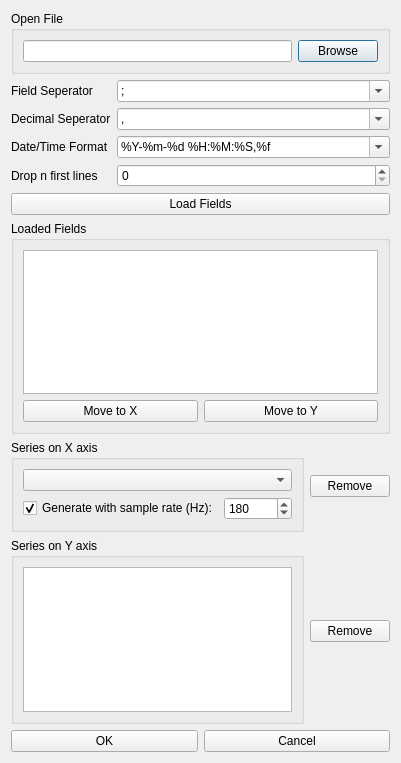
<?xml version="1.0" encoding="UTF-8"?>
<ui version="4.0">
 <class>NewPlot</class>
 <widget class="QDialog" name="NewPlot">
  <property name="geometry">
   <rect>
    <x>0</x>
    <y>0</y>
    <width>401</width>
    <height>763</height>
   </rect>
  </property>
  <property name="windowTitle">
   <string>New Plot</string>
  </property>
  <property name="sizeGripEnabled">
   <bool>false</bool>
  </property>
  <layout class="QVBoxLayout" name="verticalLayout_4">
   <item>
    <widget class="QGroupBox" name="groupBox">
     <property name="title">
      <string>Open File</string>
     </property>
     <layout class="QHBoxLayout" name="horizontalLayout">
      <item>
       <widget class="QLineEdit" name="txtFile"/>
      </item>
      <item>
       <widget class="QPushButton" name="btnBrowse">
        <property name="text">
         <string>Browse</string>
        </property>
       </widget>
      </item>
     </layout>
    </widget>
   </item>
   <item>
    <layout class="QFormLayout" name="formLayout">
     <item row="0" column="0">
      <widget class="QLabel" name="label">
       <property name="frameShape">
        <enum>QFrame::NoFrame</enum>
       </property>
       <property name="frameShadow">
        <enum>QFrame::Plain</enum>
       </property>
       <property name="text">
        <string>Field Seperator</string>
       </property>
      </widget>
     </item>
     <item row="0" column="1">
      <widget class="QComboBox" name="txtSep">
       <property name="editable">
        <bool>true</bool>
       </property>
       <item>
        <property name="text">
         <string>;</string>
        </property>
       </item>
       <item>
        <property name="text">
         <string>,</string>
        </property>
       </item>
       <item>
        <property name="text">
         <string>&lt;tab&gt;</string>
        </property>
       </item>
      </widget>
     </item>
     <item row="1" column="0">
      <widget class="QLabel" name="label_2">
       <property name="text">
        <string>Decimal Seperator</string>
       </property>
      </widget>
     </item>
     <item row="1" column="1">
      <widget class="QComboBox" name="txtDecimal">
       <property name="editable">
        <bool>true</bool>
       </property>
       <item>
        <property name="text">
         <string>,</string>
        </property>
       </item>
       <item>
        <property name="text">
         <string>.</string>
        </property>
       </item>
      </widget>
     </item>
     <item row="2" column="0">
      <widget class="QLabel" name="label_7">
       <property name="text">
        <string>Date/Time Format</string>
       </property>
      </widget>
     </item>
     <item row="2" column="1">
      <widget class="QComboBox" name="txtDateTime">
       <property name="editable">
        <bool>true</bool>
       </property>
       <item>
        <property name="text">
         <string>%Y-%m-%d %H:%M:%S,%f</string>
        </property>
       </item>
       <item>
        <property name="text">
         <string>%Y-%m-%d %H:%M:%S.%f</string>
        </property>
       </item>
       <item>
        <property name="text">
         <string>%H:%M</string>
        </property>
       </item>
       <item>
        <property name="text">
         <string>&lt;seconds&gt;</string>
        </property>
       </item>
       <item>
        <property name="text">
         <string>&lt;milliseconds&gt;</string>
        </property>
       </item>
       <item>
        <property name="text">
         <string>&lt;nanoseconds&gt;</string>
        </property>
       </item>
       <item>
        <property name="text">
         <string>&lt;infer&gt;</string>
        </property>
       </item>
      </widget>
     </item>
     <item row="3" column="0">
      <widget class="QLabel" name="label_3">
       <property name="text">
        <string>Drop n first lines</string>
       </property>
      </widget>
     </item>
     <item row="3" column="1">
      <widget class="QSpinBox" name="spnLinedrop"/>
     </item>
    </layout>
   </item>
   <item>
    <widget class="QPushButton" name="btnLoad">
     <property name="text">
      <string>Load Fields</string>
     </property>
    </widget>
   </item>
   <item>
    <widget class="QGroupBox" name="groupBox_2">
     <property name="title">
      <string>Loaded Fields</string>
     </property>
     <layout class="QVBoxLayout" name="verticalLayout">
      <item>
       <widget class="QTableView" name="lstVAll">
        <property name="selectionMode">
         <enum>QAbstractItemView::MultiSelection</enum>
        </property>
       </widget>
      </item>
      <item>
       <layout class="QHBoxLayout" name="horizontalLayout">
        <item>
         <widget class="QPushButton" name="btnToX">
          <property name="text">
           <string>Move to X</string>
          </property>
         </widget>
        </item>
        <item>
         <widget class="QPushButton" name="btnToY">
          <property name="text">
           <string>Move to Y</string>
          </property>
         </widget>
        </item>
       </layout>
      </item>
     </layout>
    </widget>
   </item>
   <item>
    <layout class="QGridLayout" name="gridLayout">
     <item row="2" column="0">
      <layout class="QHBoxLayout" name="horizontalLayout_6"/>
     </item>
     <item row="1" column="1">
      <widget class="QGroupBox" name="groupBox_5">
       <property name="title">
        <string>Series on Y axis</string>
       </property>
       <layout class="QVBoxLayout" name="verticalLayout_7">
        <item>
         <widget class="QListView" name="lstVY">
          <property name="selectionMode">
           <enum>QAbstractItemView::MultiSelection</enum>
          </property>
         </widget>
        </item>
       </layout>
      </widget>
     </item>
     <item row="0" column="1">
      <widget class="QGroupBox" name="groupBox_6">
       <property name="title">
        <string>Series on X axis</string>
       </property>
       <layout class="QVBoxLayout" name="verticalLayout_8">
        <item>
         <layout class="QVBoxLayout" name="verticalLayout_2">
          <item>
           <widget class="QComboBox" name="lstVX">
            <property name="maxCount">
             <number>4</number>
            </property>
           </widget>
          </item>
          <item>
           <layout class="QHBoxLayout" name="horizontalLayout_2">
            <item>
             <widget class="QCheckBox" name="chkGenX">
              <property name="text">
               <string>Generate with sample rate (Hz):</string>
              </property>
              <property name="checked">
               <bool>true</bool>
              </property>
             </widget>
            </item>
            <item>
             <widget class="QSpinBox" name="spnFs">
              <property name="minimum">
               <number>1</number>
              </property>
              <property name="maximum">
               <number>10000</number>
              </property>
              <property name="value">
               <number>180</number>
              </property>
             </widget>
            </item>
           </layout>
          </item>
         </layout>
        </item>
       </layout>
      </widget>
     </item>
     <item row="1" column="2">
      <widget class="QPushButton" name="btnRemoveY">
       <property name="sizePolicy">
        <sizepolicy hsizetype="Fixed" vsizetype="Fixed">
         <horstretch>0</horstretch>
         <verstretch>0</verstretch>
        </sizepolicy>
       </property>
       <property name="text">
        <string>Remove</string>
       </property>
      </widget>
     </item>
     <item row="0" column="2">
      <widget class="QPushButton" name="btnRemoveX">
       <property name="sizePolicy">
        <sizepolicy hsizetype="Fixed" vsizetype="Fixed">
         <horstretch>0</horstretch>
         <verstretch>0</verstretch>
        </sizepolicy>
       </property>
       <property name="text">
        <string>Remove</string>
       </property>
      </widget>
     </item>
    </layout>
   </item>
   <item>
    <layout class="QHBoxLayout" name="horizontalLayout_3">
     <item>
      <widget class="QPushButton" name="btnOk">
       <property name="text">
        <string>OK</string>
       </property>
      </widget>
     </item>
     <item>
      <widget class="QPushButton" name="btnCancel">
       <property name="text">
        <string>Cancel</string>
       </property>
      </widget>
     </item>
    </layout>
   </item>
  </layout>
  <zorder>groupBox</zorder>
  <zorder>groupBox_2</zorder>
  <zorder>btnLoad</zorder>
 </widget>
 <resources/>
 <connections>
  <connection>
   <sender>chkGenX</sender>
   <signal>clicked(bool)</signal>
   <receiver>lstVX</receiver>
   <slot>setDisabled(bool)</slot>
   <hints>
    <hint type="sourcelabel">
     <x>106</x>
     <y>494</y>
    </hint>
    <hint type="destinationlabel">
     <x>163</x>
     <y>467</y>
    </hint>
   </hints>
  </connection>
 </connections>
 <designerdata>
  <property name="gridDeltaX">
   <number>10</number>
  </property>
  <property name="gridDeltaY">
   <number>10</number>
  </property>
  <property name="gridSnapX">
   <bool>true</bool>
  </property>
  <property name="gridSnapY">
   <bool>true</bool>
  </property>
  <property name="gridVisible">
   <bool>true</bool>
  </property>
 </designerdata>
</ui>
